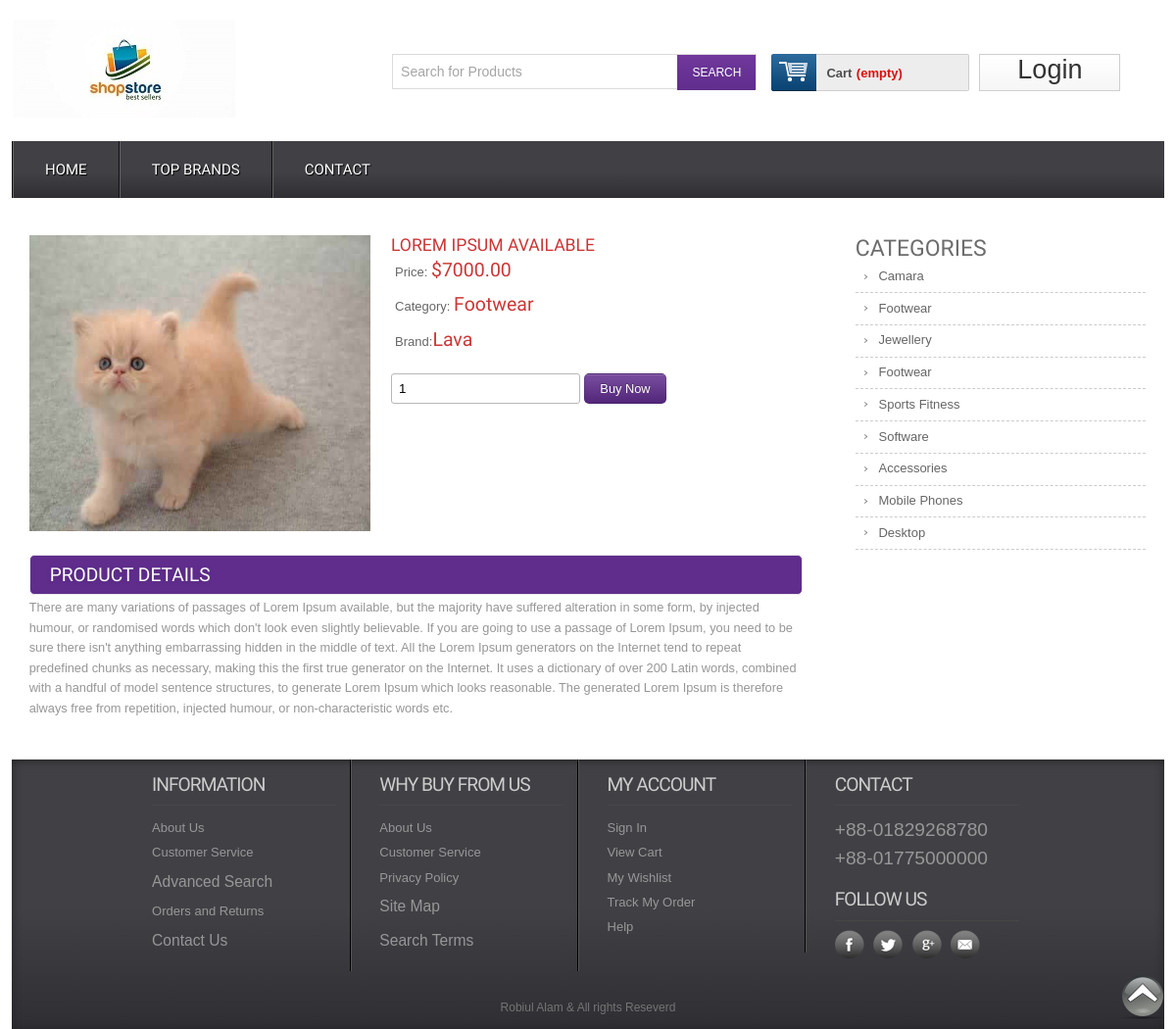
/details.php?proid=10, run on the app's committed database.
### tables this page shows
CREATE TABLE `tbl_product` (
  `productId` int(11) NOT NULL,
  `productName` varchar(255) NOT NULL,
  `catId` int(11) NOT NULL,
  `brandId` int(11) NOT NULL,
  `body` text NOT NULL,
  `price` float(10,2) NOT NULL,
  `image` varchar(255) NOT NULL,
  `type` tinyint(4) NOT NULL DEFAULT '0'
);

CREATE TABLE `tbl_category` (
  `catId` int(11) NOT NULL,
  `catName` varchar(255) NOT NULL
);

CREATE TABLE `tbl_brand` (
  `brandId` int(11) NOT NULL,
  `brandName` varchar(255) NOT NULL
);

### classes/Cart.php (called while the page is built, shortened)
<?php
$filepath = realpath(dirname(__FILE__));
include_once ($filepath.'/../lib/Database.php');
?>
<?php
class Cart{
	private $db;
	public function __construct(){
		$this->db = new Database();
	}
	public function checkCartTable(){
		$sId = session_id();
		$query = "SELECT * FROM tbl_cart WHERE sId = '$sId' ";
		$result = $this->db->select($query);
		return $result;
	}
}
?>

### lib/Database.php (called while the page is built, shortened)
<?php
Class Database{
 public $host   = DB_HOST;
 public $user   = DB_USER;
 public $pass   = DB_PASS;
 public $dbname = DB_NAME;
 public $link;
private function connectDB(){
 $this->link = new mysqli($this->host, $this->user, $this->pass,
  $this->dbname);
 }
public function select($query){
  $result = $this->link->query($query) or
   die($this->link->error.__LINE__);
  if($result->num_rows > 0){
    return $result;
  } else {
    return false;
  }
 }
}

### lib/Session.php (called while the page is built, shortened)
<?php
class Session{
 public static function get($key){
  if (isset($_SESSION[$key])) {
   return $_SESSION[$key];
  } else {
   return false;
  }
 }
}
?>

### classes/Product.php (called while the page is built, shortened)
 <?php
$filepath = realpath(dirname(__FILE__));
include_once ($filepath.'/../lib/Database.php');
?>
<?php
class Product{
	private $db;
	public function __construct(){
		$this->db = new Database();
	}
		public function getSingleProduct($id){
			$query = " SELECT p.*, c.catName, b.brandName
			FROM tbl_product as p, tbl_category as c, tbl_brand as b
			WHERE p.catId = c.catId AND p.brandId = b.brandId AND p.productId = '$id'
			";
			$result = $this->db->select($query);
			return $result;
		}
}
?>

### classes/Category.php (called while the page is built, shortened)
<?php
$filepath = realpath(dirname(__FILE__));
include_once ($filepath.'/../lib/Database.php');
?>
<?php
class Category{
	private $db;
	public function __construct(){
		$this->db = new Database();
	}
	public function getAllCat(){
		$query = " SELECT * FROM tbl_category ORDER BY catId DESC ";
		$result = $this->db->select($query);
		return $result;
	}
}
?>

### details.php (the view, shortened to what this page needs)
<?php include 'inc/header.php';?>
<?php
    if (isset($_GET['proid'])) {
        $id = preg_replace('/[^-a-zA-Z0-9_]/', '', $_GET['proid']);
    }
?>
 <div class="main">
    <div class="content">
    	<div class="section group">
				<div class="cont-desc span_1_of_2">
				<?php
					$getPd = $pd->getSingleProduct($id);
					if ($getPd) {
						while ($result = $getPd->fetch_assoc()) {
				?>
					<div class="grid images_3_of_2">
						<img class="imgzoom" src="admin/<?php echo $result['image']; ?>" alt="" />
					</div>
				<div class="desc span_3_of_2">
					<h2><?php echo $result['productName']; ?></h2>
					<div class="price">
						<p>Price: <span>$<?php echo $result['price']; ?></span></p>
						<p>Category: <span><?php echo $result['catName']; ?></span></p>
						<p>Brand:<span><?php echo $result['brandName']; ?></span></p>
					</div>
				<div class="add-cart">
					<form action="" method="post">
						<input type="number" class="buyfield" name="quantity" value="1"/>
						<input type="submit" class="buysubmit" name="submit" value="Buy Now"/>
					</form>
				</div>
			</div>
			<div class="product-desc">
			<h2>Product Details</h2>
			<?php echo $result['body']; ?>
	    </div>
		<?php } } ?>
	</div>
				<div class="rightsidebar span_3_of_1">
					<h2>CATEGORIES</h2>
					<ul>
						<?php
							$getCat = $cat->getAllCat();
							if ($getCat) {
								while ($result = $getCat->fetch_assoc()) {
						?>
				      <li><a href="productbycat.php?catId=<?php  echo $result['catId']; ?>"> <?php  echo $result['catName']; ?> </a></li>
				      <?php } } ?>
    				</ul>
 				</div>
 		</div>
 	</div>
	</div>
    <?php include 'inc/footer.php';?>

### inc/header.php (shortened to what this page needs)
<?php
include 'lib/Session.php';
include 'lib/Database.php';
$pd 	= new Product();
$cat 	= new Category();
$ct 	= new Cart();
?>
<!DOCTYPE HTML>
<head>
<link href="css/style.css" rel="stylesheet" type="text/css" media="all"/>
<link href="css/menu.css" rel="stylesheet" type="text/css" media="all"/>
</head>
<body>
  <div class="wrap">
		<div class="header_top">
			<div class="logo">
				<a href="index.php"><img src="images/logo_2.png" alt="" /></a>
			</div>
			  <div class="header_top_right">
			    <div class="search_box">
				    <form action="" method="post">
				    	<input type="text" id="search" name="search" value="Search for Products" onfocus="this.value = '';" onblur="if (this.value == '') {this.value = 'Search for Products';}"><input type="submit"  value="SEARCH">
				    </form>
			    </div>
			    <div class="shopping_cart">
					<div class="cart">
						<a href="#" title="View my shopping cart" rel="nofollow">
								<span class="cart_title">Cart</span>
								<span class="no_product">
									<?php
										$getData = $ct->checkCartTable();
										if ($getData) {
										  	$sum = Session::get("sum");
										  	$qty = Session::get("qty");
											echo "$".$sum." | Qty ".$qty;
										  }else{
										  	echo "(empty)";
										  }
									?>
								</span>
							</a>
						</div>
			      </div>
		   <div class="login">
<?php
$login = Session::get("cuslogin", true);
if ($login == false) { ?>
	<a href="login.php">Login</a>
<?php }else{ ?>
	<a href="?cid=<?php Session::get("cmrId") ?>">Logout</a>
<?php } ?>
		   </div>
	 </div>
 </div>
<div class="menu">
	<ul id="dc_mega-menu-orange" class="dc_mm-orange">
	  <li><a href="index.php">Home</a></li>
	  <li><a href="topbrands.php">Top Brands</a></li>
	  <li><a href="contact.php">Contact</a> </li>
	</ul>
</div>

### inc/footer.php (shortened to what this page needs)
<div class="footer">
   	  <div class="wrapper">
	     <div class="section group">
				<div class="col_1_of_4 span_1_of_4">
						<h4>Information</h4>
						<ul>
						<li><a href="#">About Us</a></li>
						<li><a href="#">Customer Service</a></li>
						<li><a href="#"><span>Advanced Search</span></a></li>
						<li><a href="#">Orders and Returns</a></li>
						<li><a href="#"><span>Contact Us</span></a></li>
						</ul>
					</div>
				<div class="col_1_of_4 span_1_of_4">
					<h4>Why buy from us</h4>
						<ul>
						<li><a href="about.html">About Us</a></li>
						<li><a href="faq.html">Customer Service</a></li>
						<li><a href="#">Privacy Policy</a></li>
						<li><a href="contact.html"><span>Site Map</span></a></li>
						<li><a href="preview.html"><span>Search Terms</span></a></li>
						</ul>
				</div>
				<div class="col_1_of_4 span_1_of_4">
					<h4>My account</h4>
						<ul>
							<li><a href="login.php">Sign In</a></li>
							<li><a href="cart.php">View Cart</a></li>
							<li><a href="wishlist.php">My Wishlist</a></li>
							<li><a href="#">Track My Order</a></li>
							<li><a href="faq.html">Help</a></li>
						</ul>
				</div>
				<div class="col_1_of_4 span_1_of_4">
					<h4>Contact</h4>
						<ul>
							<li><span>+88-01829268780</span></li>
							<li><span>+88-01775000000</span></li>
						</ul>
						<div class="social-icons">
							<h4>Follow Us</h4>
					   		  <ul>
							      <li class="facebook"><a href="#" target="_blank"> </a></li>
							      <li class="twitter"><a href="#" target="_blank"> </a></li>
							      <li class="googleplus"><a href="#" target="_blank"> </a></li>
							      <li class="contact"><a href="#" target="_blank"> </a></li>
						     </ul>
   	 					</div>
				</div>
			</div>
			<div class="copy_right">
				<p>Robiul Alam &amp; All rights Reseverd </p>
		   </div>
     </div>
    </div>
    <a href="#" id="toTop" style="display: block;"><span id="toTopHover" style="opacity: 1;"></span></a>
    <link href="css/flexslider.css" rel='stylesheet' type='text/css' />
</body>
</html>

### css/menu.css (style rules this page uses)
ul.dc_mm-orange,ul.dc_mm-orange li { border:none; list-style:none; }
ul.dc_mm-orange { background: #414045; background: -moz-linear-gradient(top, #414045 55%, #2f2e33 100%); background: -webkit-gradient(linear, left top, left bottom, color-stop(55%,#414045), color-stop(100%,#2f2e33)); background: -webkit-linear-gradient(top, #414045 55%,#2f2e33 100%); background: -o-linear-gradient(top, #414045 55%,#2f2e33 100%); background: -ms-linear-gradient(top, #414045 55%,#2f2e33 100%); background: linear-gradient(to bottom, #414045 55%,#2f2e33 100%); filter: progid:DXImageTransform.Microsoft.gradient( startColorstr='#414045', endColorstr='#2f2e33',GradientType=0 ); font:normal 13px Arial,sans-serif; padding:0; position:relative; width:100%; }
ul.dc_mm-orange li { float:left; margin:0; padding:0; }
ul.dc_mm-orange li a { color:#fff; display:block; float:left; font-size:15px; padding:20px 32px; text-decoration:none; text-shadow:1px 1px 1px #000; text-transform:uppercase; font-family:'Doppio One', sans-serif; border-left:2px groove #636363; }

### data on the page
tbl_product: image (picture), productName "LOREM IPSUM AVAILABLE", price "7000.00", catId.catName "Footwear", brandId.brandName "Lava", body "There are many variations of passages of Lorem Ipsum available, but the majority have suffered alteration in some form, by injected humour, or randomised words which don't look even slightly believable. If you are going to use a passage of Lorem Ipsum, you need to be sure there isn't anything embarrassing hidden in the middle of text. All the Lorem Ipsum generators on the Internet tend to repeat predefined chunks as necessary, making this the first true generator on the Internet. It uses a dictionary of over 200 Latin words, combined with a handful of model sentence structures, to generate Lorem Ipsum which looks reasonable. The generated Lorem Ipsum is therefore always free from…"
tbl_category: catName "Camara"
tbl_category: catName "Footwear"
tbl_category: catName "Jewellery"
tbl_category: catName "Footwear"
tbl_category: catName "Sports Fitness"
tbl_category: catName "Software"
tbl_category: catName "Accessories"
tbl_category: catName "Mobile Phones"
tbl_category: catName "Desktop"
